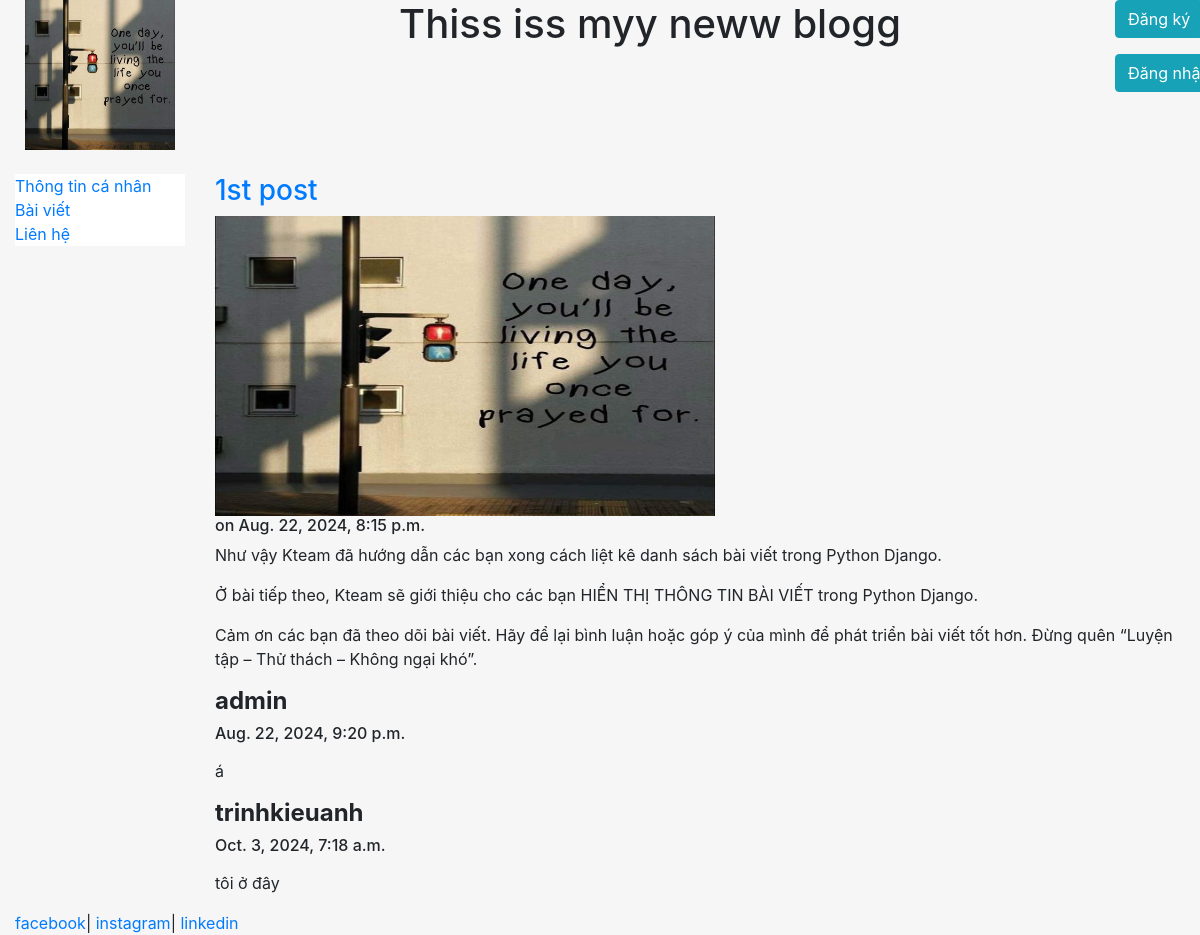
Page /blog/1/ on the committed database.
### blog/models.py (models this page shows, shortened)
class Post(models.Model):
    title = models.CharField(max_length=100)
    body = models.TextField()
    date = models.DateTimeField(auto_now_add=True)
    image = models.ImageField(null=True)

class Comment(models.Model):
    post = models.ForeignKey(Post, on_delete=models.CASCADE, related_name='comments')
    author = models.ForeignKey(settings.AUTH_USER_MODEL, on_delete=models.CASCADE)
    body = models.TextField()
    date = models.DateTimeField(auto_now_add=True)

### blog/views.py (the view)
# urls.py: path('<int:pk>/', views.post, name='post'),
def post(request, pk):
    post = get_object_or_404(Post, pk=pk)
    form = CommentForm()
    if request.method == 'POST':
        form = CommentForm(request.POST, author=request.user, post=post)
        if form.is_valid():
            form.save()
            return HttpResponseRedirect(request.path)
    return render(request, "blog/post.html", {"post": post, "form": form})

### blog/templates/blog/post.html (shortened to what this page needs)
{% extends "pages/base.html" %}
{% block content %}
<h3><a href="blog/{{post.id}}">{{post.title}}</a></h3>
<img src="{{post.image.url}}" width="500px" height="300px" />
<h6>on {{post.date}}</h6>
{{post.body|safe|linebreaks}}
{% for comment in post.comments.all %}
    <h4><strong>{{comment.author}}</strong></h4>
    <h6><p>{{comment.date}}</p></h6>
    <p>{{comment.body|linebreaks}}</p>
{% endfor %}
{% endblock %}

### home/templates/pages/base.html (style rules this page uses)
html, body { height: 100%; background-color: #f6f6f6; }

### rows in the picture
Post: title "1st post", image (picture), date "Aug. 22, 2024, 8:15 p.m.", body "Như vậy Kteam đã hướng dẫn các bạn xong cách liệt kê danh sách bài viết trong Python Django. Ở bài tiếp theo, Kteam sẽ giới thiệu cho các bạn HIỂN THỊ THÔNG TIN BÀI VIẾT trong Python Django. Cảm ơn các bạn đã theo dõi bài viết. Hãy để lại bình luận hoặc góp ý của mình để phát triển bài viết tốt hơn. Đừng quên “Luyện tập – Thử thách – Không ngại khó”."
Comment: author "admin", date "Aug. 22, 2024, 9:20 p.m.", body "á"
Comment: author "trinhkieuanh", date "Oct. 3, 2024, 7:18 a.m.", body "tôi ở đây"
